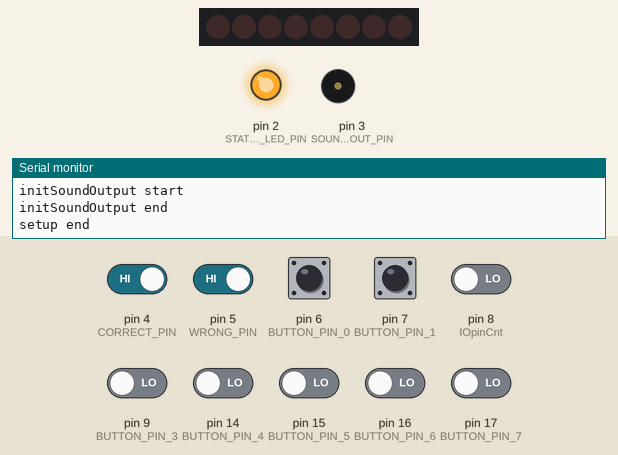
This sketch was run on a simulated Arduino Uno, built with avr-gcc and run on an emulated ATmega328P. Shown: 8 shift-register outputs drawn as a row of LEDs (first output left, lit = HIGH), output pins drawn as LEDs (lit = HIGH), buzzer (waves = sounding), the last lines printed to the serial monitor. Wiring (inferred from the names in the program): shift register (74HC595): data pin 12; shift clock pin 13; latch pin 11. Wiring (inferred from the signals the program sends): row of LEDs: on Q0, Q1, Q2, Q3, Q4, Q5, Q6, Q7. The test bench sets the inputs (shaded band); at power-on: pin 4 (CORRECT_PIN), pin 5 (WRONG_PIN) HIGH, pin 6 (BUTTON_PIN_0), pin 7 (BUTTON_PIN_1), pin 8 (IOpinCnt), pin 9 (BUTTON_PIN_3), pin 14 (BUTTON_PIN_4), pin 15 (BUTTON_PIN_5), pin 16 (BUTTON_PIN_6), pin 17 (BUTTON_PIN_7) LOW. Pins used as bus, display or sensor lines are not drawn.

Above: at 1.2 s.
1.3 s: pin 4 (CORRECT_PIN) driven LOW
At 2.9 s:
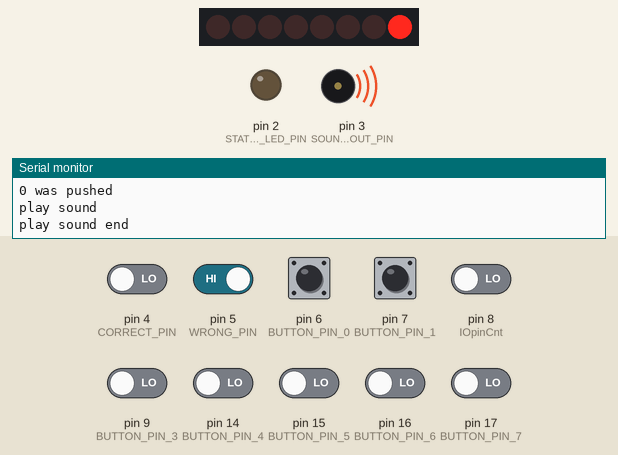
4.3 s: pin 5 (WRONG_PIN) driven LOW
At 5.4 s:
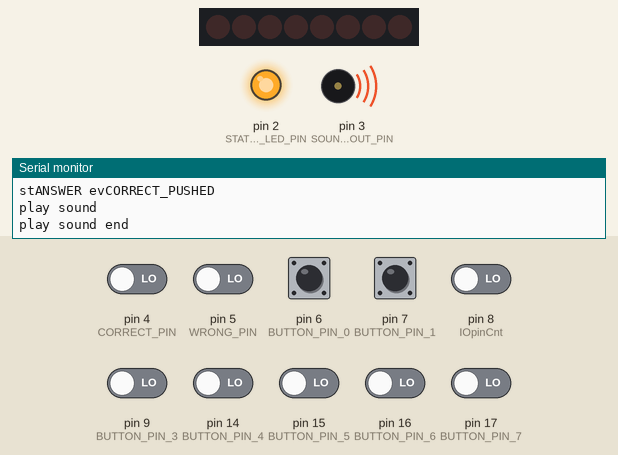
6.4 s: pin 6 (BUTTON_PIN_0) pulled HIGH for 0.15 s
At 6.8 s:
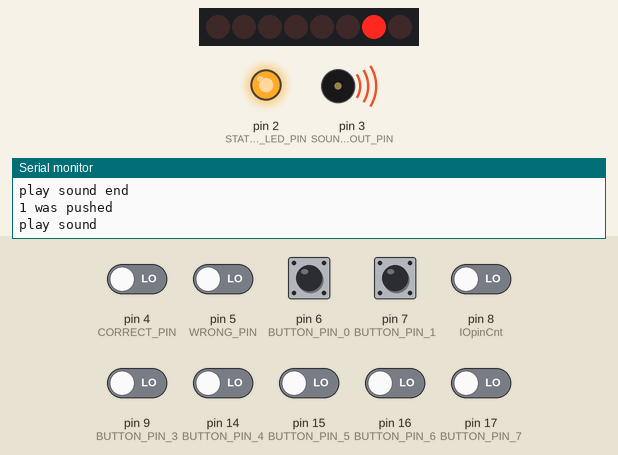
8.4 s: pin 7 (BUTTON_PIN_1) pulled HIGH for 1 s
At 9.9 s:
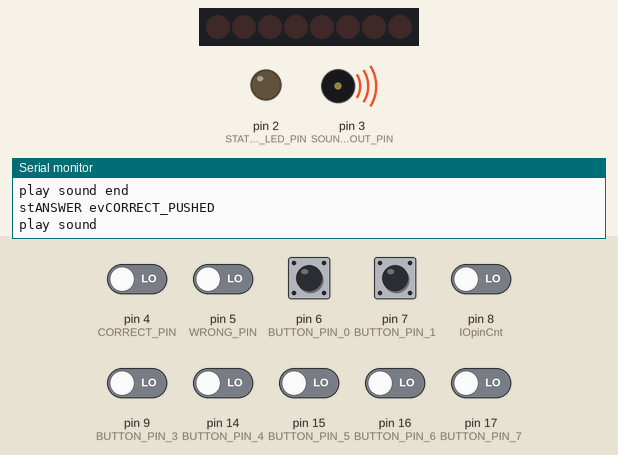
11.5 s: pin 4 (CORRECT_PIN) driven HIGH
At 11.9 s:
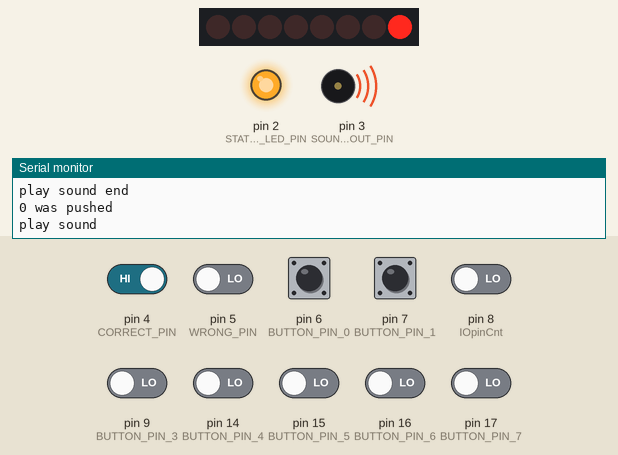
14.5 s: pin 8 (IOpinCnt) driven HIGH
At 15.5 s:
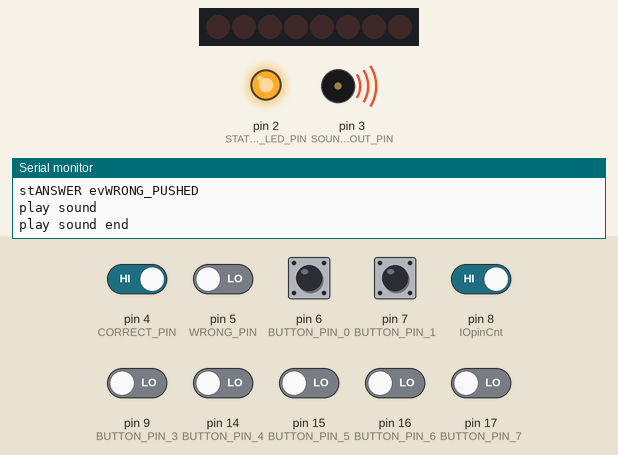
Timing chart, 0 to 17.0 s (numbered marks = the images above; inputs shaded):
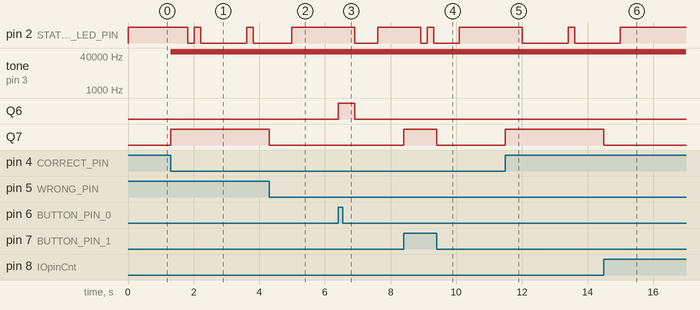

Measured:
- after the input at 1.3 s, pin 2 (STATUS_LED_PIN): goes LOW 0.20 s, HIGH 0.20 s, LOW 1.4 s, HIGH 0.20 s, then LOW, starting after 0.51 s; tone on pin 3 (SOUND_OUT_PIN): silent → 62500 Hz at once; Q7: LOW → HIGH at once
- after the input at 4.3 s, Q7: HIGH → LOW at once
- after the input at 6.4 s, pin 2 (STATUS_LED_PIN): HIGH → LOW after 0.51 s, → HIGH 0.69 s later; Q6: LOW → HIGH at once, → LOW 0.51 s later
- after the input at 8.4 s, pin 2 (STATUS_LED_PIN): HIGH → LOW after 0.51 s, → HIGH 0.20 s later, → LOW 0.20 s later, → HIGH 0.78 s later; Q7: LOW → HIGH at once, → LOW 1.0 s later
- after the input at 11.5 s, pin 2 (STATUS_LED_PIN): HIGH → LOW after 0.51 s, → HIGH 1.4 s later, → LOW 0.20 s later; Q7: LOW → HIGH at once
- after the input at 14.5 s, pin 2 (STATUS_LED_PIN): goes on until 15.0 s, then stays HIGH; Q7: HIGH → LOW at once

The sketch:

HayaoshiButton.ino
```cpp
#include "main.h"
#include "my_sound.h"
#include "StatusLedController.h"

int PushedButtonIdx = -1;
Event ev = evNONE;
State st = stNONE;
// StatusLedController ledController(STATUS_LED_PIN);
StatusLedController* ledController;

void setup()
{
  // put your setup code here, to run once:
  // Stateの初期化
  st = stTURN_ON;

  // デバッグ用出力の有効化
  Serial.begin(115200);
  while (!Serial)
  {
  }

  Serial.println("setup start");

  // ステータス表示用LEDの初期化
  // ledController.init();
  // ledController.onLed();
  ledController = new StatusLedController(STATUS_LED_PIN);

  // 必要なピンの割り込みを有効にする
  PCICR |= B00000111;  // [X X X X X PCMSK2 PCMSK1 PCMSK0]
  PCMSK0 |= B00000011; // PCINT0_vect[X X SCK MISO MOSI D10 D9 D8] // SCKはまともに動作しなさそう
  PCMSK1 |= B00001111; // PCINT1_vect[X RESET A5 A4 A3 A2 A1 A0]
  PCMSK2 |= B11110000; // PCINT2_vect[D7 D6 D5 D4 D3 D2 D1 D0]

  // Set all the pins of 74HC595 as OUTPUT
  pinMode(SER_74HC595, OUTPUT);
  pinMode(RCLK_74HC595, OUTPUT);
  pinMode(SRCLK_74HC595, OUTPUT);
  clearLeds();

  // 音の再生の初期設定
  initSoundOutput();

  ev = evINIT_END;
}

void loop()
{
  switch (st)
  {
  case stTURN_ON:
    switch (ev)
    {
    case evINIT_END:
      ev = evNONE;
      Serial.println("setup end");
      ledController->onLed();
      st = stSTANDBY;
      break;
    default:
      break;
    }
  case stSTANDBY:
    switch (ev)
    {
    case evBUTTON_PUSHED:
      ev = evNONE;
      // 何番が押されたかチェックする
      for (size_t i = 0; i < IOpinCnt; i++)
      {
        if (digitalRead(ButtonPins[i]) == LOW)
        {
          PushedButtonIdx = i;
          Serial.print(PushedButtonIdx);
          Serial.println(" was pushed");
          break;
        }
      }

      if (PushedButtonIdx != -1)
      {
        // 対応するLEDを点灯する
        LedON(PushedButtonIdx);
        // 音声を再生する
        playSound(sound_buzzer, sound_buzzer_len);
        // 状態表示用LEDを点滅状態にする
        ledController->setLedBlinkCount(PushedButtonIdx);
        ledController->startBlink();
        // 解答中状態に遷移する
        st = stANSWER;
      }
      break;
    default:
      break;
    }
    break;
  case stANSWER:
    switch (ev)
    {
    case evBUTTON_PUSHED:
      ev = evNONE;

      // 押されたのがリセットボタンかチェックする
      if (digitalRead(CORRECT_PIN) == LOW)
      {
        PushedButtonIdx = -1;
        ev = evCORRECT_PUSHED;
        break;
      }
      if (digitalRead(WRONG_PIN) == LOW)
      {
        PushedButtonIdx = -1;
        ev = evWRONG_PUSHED;
        break;
      }
      break;
    case evCORRECT_PUSHED:
      Serial.print("stANSWER");
      Serial.println(" evCORRECT_PUSHED");
      ev = evNONE;
      // LEDを消灯する
      clearLeds();
      // 音を再生する
      playSound(sound_correct, sound_correct_len);
      // 点滅を止める
      ledController->stopBlink();
      // ボタン待機状態に戻る
      st = stSTANDBY;
      break;
    case evWRONG_PUSHED:
      Serial.print("stANSWER");
      Serial.println(" evWRONG_PUSHED");
      ev = evNONE;
      // LEDを消灯する
      clearLeds();
      // 音を再生する
      playSound(sound_wrong, sound_wrong_len);
      // 点滅を止める
      ledController->stopBlink();
      // ボタン待機状態に戻る
      st = stSTANDBY;
      break;

    default:
      break;
    }
    break;
  default:
    break;
  }
  ledController->handleEvent();
}

// PCINT2のいずれかのピンに割り込み（CHANGE)が発生したときに呼ばれる関数
ISR(PCINT0_vect)
{
  ev = evBUTTON_PUSHED;
}
// PCINT2のいずれかのピンに割り込み（CHANGE)が発生したときに呼ばれる関数
ISR(PCINT1_vect)
{
  ev = evBUTTON_PUSHED;
}
// PCINT2のいずれかのピンに割り込み（CHANGE)が発生したときに呼ばれる関数
ISR(PCINT2_vect)
{
  ev = evBUTTON_PUSHED;
}

// 音声の再生
// 初期設定
void initSoundOutput()
{
  Serial.println("initSoundOutput start");
  pinMode(SOUND_OUT_PIN, OUTPUT);
  digitalWrite(SOUND_OUT_PIN, LOW);
  TCCR2A = _BV(COM2B1) | _BV(WGM21) | _BV(WGM20);
  TCCR2B = _BV(CS20);
  Serial.println("initSoundOutput end");
}

// 音声を再生する
void playSound(const unsigned char sound[], int len)
{
  Serial.println("play sound");
  for (int i = 0; i < len; i++)
  {
    OCR2B = pgm_read_byte_near(&sound[i]);
    delayMicroseconds(100);
  }
  // OCR2B = pgm_read_byte_near(0x00);
  Serial.println("play sound end");
}

// すべてのLEDを消灯する
void clearLeds()
{
  byte leds = 0;
  updateShiftRegister(leds);
}

void LedON(int i)
{
  byte leds = 0;
  leds = 1 << i;
  updateShiftRegister(leds);
}
/*
   updateShiftRegister() - This function sets the latchPin to low, then calls the Arduino function 'shiftOut' to shift out contents of variable 'leds' in the shift register before putting the 'latchPin' high again.
*/
void updateShiftRegister(byte leds)
{
  digitalWrite(RCLK_74HC595, LOW);
  shiftOut(SER_74HC595, SRCLK_74HC595, LSBFIRST, leds);
  digitalWrite(RCLK_74HC595, HIGH);
}
```

StatusLedController.cpp
```cpp
#include "StatusLedController.h"
#include "Arduino.h"

/// @brief コンストラクタ
/// @param ledPin 状態表示LEDのピン番号
StatusLedController::StatusLedController(int ledPin)
{
    m_ledPin = ledPin;
    pinMode(m_ledPin, OUTPUT);
    m_ledBlinkCnt = 0;
    init();
}
/// @brief 初期化
void StatusLedController::init(void)
{
    if (m_ledPin == -1)
    {
        return;
    }
    clear();
    st = stBLINKING_STAY;
}
/// @brief 点滅のカウントをクリアする
void StatusLedController::clear(void)
{
    m_ledBlinkCnt = 0;
}
/// @brief LEDを点灯する
void StatusLedController::onLed(void)
{
    // LEDを点灯する
    st = stON;
    // カウントはクリアしておく
    clear();
}
/// @brief LEDを消灯する
void StatusLedController::offLed(void)
{
    // LEDを消灯する
    st = stOFF;
    // カウントはクリアしておく
    clear();
}
/// @brief handleEvent
void StatusLedController::handleEvent(void)
{
    unsigned long currentMillis = millis();
    switch (st)
    {
    case stBLINKING_BLINK:
        if (currentMillis - previousMillis >= LED_BLINK_TIME_S)
        {
            // save the last time you blinked the LED
            previousMillis = currentMillis;

            // if the LED is off turn it on and vice-versa:
            if (currentLedState == LOW)
            {
                m_ledBlinkCnt++;
                currentLedState = HIGH;
            }
            else
            {
                currentLedState = LOW;
            }
            if (m_ledBlinkCntMax < m_ledBlinkCnt)
            {
                m_ledBlinkCnt = 0;
                st = stBLINKING_STAY;
            }
            digitalWrite(m_ledPin, currentLedState);
        }
        break;
    case stBLINKING_STAY:
        digitalWrite(m_ledPin, LOW);
        if (currentMillis - previousMillis >= LED_BLINK_TIME_L)
        {
            previousMillis = currentMillis;
            st = stBLINKING_BLINK;
        }
        break;
    case stON:
        digitalWrite(m_ledPin, HIGH);
        break;
    case stOFF:
        digitalWrite(m_ledPin, LOW);
        break;
    default:
        break;
    }
}
/// @brief 点滅させる回数を設定する
/// @param cnt 点滅させる回数
void StatusLedController::setLedBlinkCount(int cnt)
{
    m_ledBlinkCntMax = cnt + 1;
}
/// @brief 点滅をスタートする
void StatusLedController::startBlink()
{
    st = stBLINKING_BLINK;
    currentLedState = HIGH;
}
/// @brief 点滅をストップする（デフォルトのON状態にする）
void StatusLedController::stopBlink()
{
    st = stON;
}
```

StatusLedController.h
```cpp
#ifndef STATUS_LED_CONTROLLER_H
#define STATUS_LED_CONTROLLER_H

#define LED_BLINK_TIME_S 200
#define LED_BLINK_TIME_L 800

/// @brief m_ledBlinkCntMaxだけ点滅して休みを繰り返す
class StatusLedController
{
public:
  StatusLedController(int ledPin);
  void init();
  void handleEvent();
  void onLed();
  void offLed();
  void startBlink();
  void stopBlink();
  void setLedBlinkCount(int cnt);

private:
  void clear();
  int m_ledPin = -1;
  int m_ledBlinkCnt = 0;
  int m_ledBlinkCntMax = -1;
  unsigned long previousMillis = 0;
  int currentLedState = 0;
  typedef enum state
  {
    stBLINKING_BLINK = 0,
    stBLINKING_STAY,
    stON,
    stOFF,

    stNONE = -1
  } State;
  State st = stNONE;
};

#endif // STATUS_LED_CONTROLLER_H
```

main.h
```cpp
#ifndef HAYAOSHI_BUTTON_H
#define HAYAOSHI_BUTTON_H

#define STATUS_LED_PIN 2
#define SOUND_OUT_PIN 3
#define CORRECT_PIN 4
#define WRONG_PIN 5

#define IOpinCnt 8
#define BUTTON_PIN_0 6
#define BUTTON_PIN_1 7
#define BUTTON_PIN_2 8
#define BUTTON_PIN_3 9
#define BUTTON_PIN_4 14
#define BUTTON_PIN_5 15
#define BUTTON_PIN_6 16
#define BUTTON_PIN_7 17

#define SER_74HC595 12   // Data pin of 74HC595
#define RCLK_74HC595 11  // Latch pin of 74HC595
#define SRCLK_74HC595 13 // Clock pin of 74HC595

int ButtonPins[IOpinCnt] = {
  BUTTON_PIN_0, BUTTON_PIN_1, BUTTON_PIN_2, BUTTON_PIN_3,
  BUTTON_PIN_4, BUTTON_PIN_5, BUTTON_PIN_6, BUTTON_PIN_7
};

typedef enum event
{
  evBUTTON_PUSHED = 0,
  evRESET_PUSHED,
  evCORRECT_PUSHED,
  evWRONG_PUSHED,
  evINIT_END,

  evNONE = -1
} Event;

typedef enum state
{
  stTURN_ON = 0,
  stSTANDBY,
  stANSWER,

  stNONE = -1
} State;


#endif
```

Source omitted: my_sound.h (data table, 108232 bytes)
